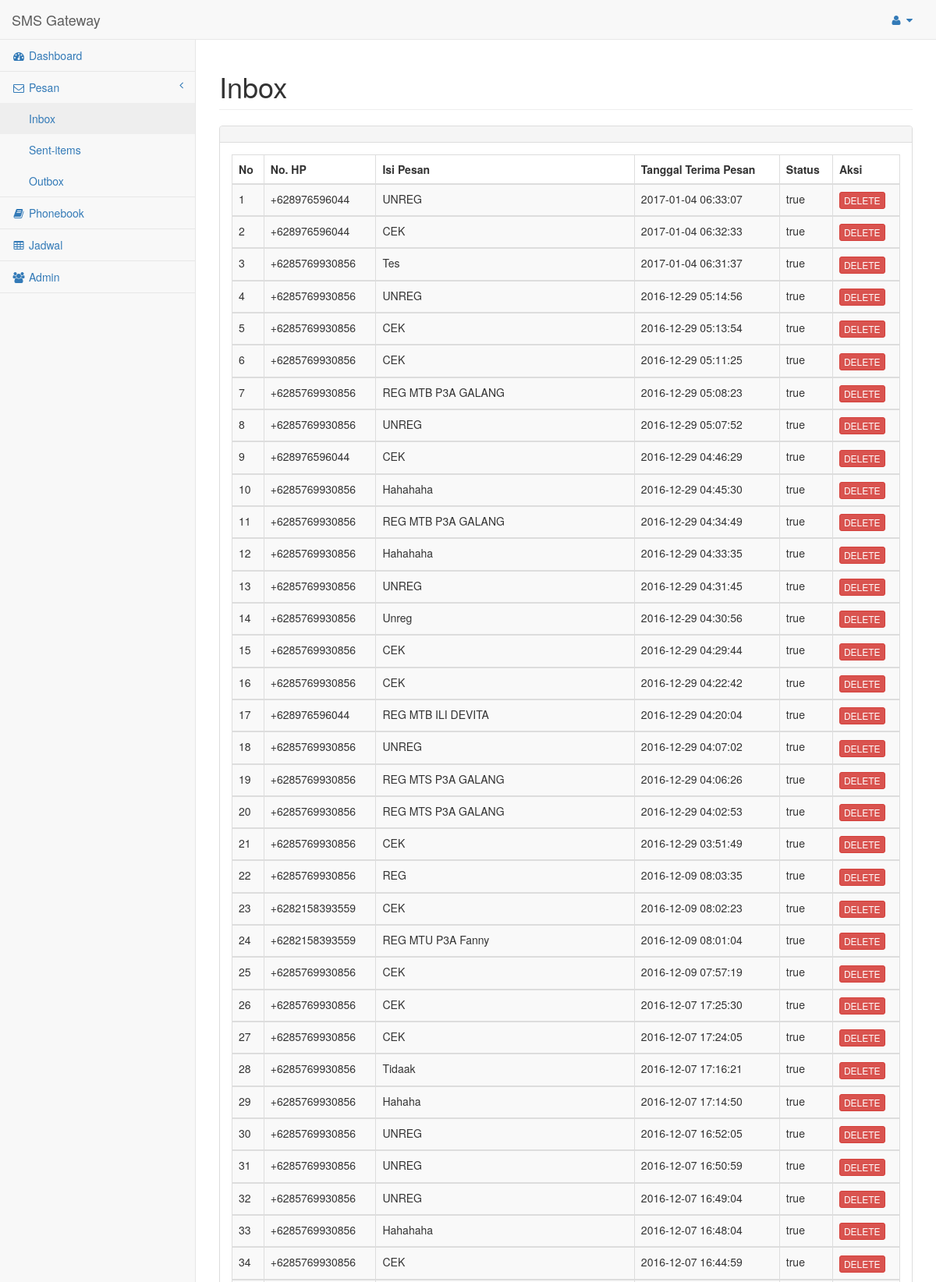
The app's page /WEB/smsgateway/pages/inbox.php (signed in, upper part) with its own data.
### tables this page shows
CREATE TABLE IF NOT EXISTS `inbox` (
  `UpdatedInDB` timestamp NOT NULL DEFAULT CURRENT_TIMESTAMP ON UPDATE CURRENT_TIMESTAMP,
  `ReceivingDateTime` timestamp NOT NULL DEFAULT '0000-00-00 00:00:00',
  `Text` text NOT NULL,
  `SenderNumber` varchar(20) NOT NULL DEFAULT '',
  `Coding` enum('Default_No_Compression','Unicode_No_Compression','8bit','Default_Compression','Unicode_Compression') NOT NULL DEFAULT 'Default_No_Compression',
  `UDH` text NOT NULL,
  `SMSCNumber` varchar(20) NOT NULL DEFAULT '',
  `Class` int(11) NOT NULL DEFAULT '-1',
  `TextDecoded` text NOT NULL,
  `ID` int(10) unsigned NOT NULL,
  `RecipientID` text NOT NULL,
  `Processed` enum('false','true') NOT NULL DEFAULT 'false'
);

### WEB/smsgateway/pages/inbox.php (the view, shortened to what this page needs)
<!DOCTYPE html>
<html lang="en">
<head>
    <link href="../vendor/bootstrap/css/bootstrap.min.css" rel="stylesheet">
    <link href="../vendor/metisMenu/metisMenu.min.css" rel="stylesheet">
    <link href="../vendor/datatables-plugins/dataTables.bootstrap.css" rel="stylesheet">
    <link href="../vendor/datatables-responsive/dataTables.responsive.css" rel="stylesheet">
    <link href="../dist/css/sb-admin-2.css" rel="stylesheet">
    <link href="../vendor/font-awesome/css/font-awesome.min.css" rel="stylesheet" type="text/css">
<?php
$kdb = koneksidatabase();
$a = @$_GET["a"];
?>
</head>
<body>
    <div id="wrapper">
        <nav class="navbar navbar-default navbar-static-top" role="navigation" style="margin-bottom: 0">
            <?php
			include 'includes/navigasi.php';
			?>
        </nav>
        <div id="page-wrapper">
            <div class="row">
                <div class="col-lg-12">
                    <h1 class="page-header">Inbox</h1>
                </div>
            </div>
            <div class="row">
                <div class="col-lg-12">
                    <div class="panel panel-default">
					<?php
						switch ($a) {
							default : curd_read(); break;
						}
							function curd_read()
							{
								$hasil = sql_select();
								$i=1;
					?>
                        <div class="panel-heading">
                        </div>
                        <div class="panel-body">
                            <div class="table-responsive">
                                <table class="table table-striped table-bordered table-hover">
                                    <thead>
                                        <tr>
											<th>No</th>
											<th>No. HP</th>
											<th>Isi Pesan</th>
											<th>Tanggal Terima Pesan</th>
											<th>Status</th>
											<th>Aksi</th>
										</tr>
                                    </thead>
									<?php
										while ($row = mysqli_fetch_array($hasil))
										{
									?>
                                    <tbody>
										<tr>
											<td><?php echo $i; ?></td>
											<td><?php echo $row['SenderNumber']; ?></td>
											<td><?php echo $row['TextDecoded']; ?></td>
											<td><?php echo $row['ReceivingDateTime']; ?></td>
											<td><?php echo $row['Processed']; ?></td>
											<td>
											<a href="inbox.php?a=hapus&id=<?php echo $row['ID'] ?>" class="btn btn-danger btn-xs">DELETE</a>
											</td>
										</tr>
									</tbody>
									<?php
									$i++;
									}
									?>
                                </table>
                            </div>
                        </div>
						<?php
								}
								?>
                    </div>
                </div>
            </div>
        </div>
    </div>
<?php
		function koneksidatabase()
			{
			include('./includes/koneksi.php');
			return $kdb;
			}
		function sql_select()
			{
			global $kdb;
			$sql = " select ID,SenderNumber, TextDecoded, ReceivingDateTime,Processed from inbox Order By ReceivingDateTime DESC;";
			$hasil = mysqli_query($kdb, $sql);
			return $hasil;
			}
?>
</body>
</html>

### records on screen
inbox: SenderNumber "+628976596044", TextDecoded "UNREG", ReceivingDateTime "2017-01-04 06:33:07", Processed "true"
inbox: SenderNumber "+628976596044", TextDecoded "CEK", ReceivingDateTime "2017-01-04 06:32:33", Processed "true"
inbox: SenderNumber "+6285769930856", TextDecoded "Tes", ReceivingDateTime "2017-01-04 06:31:37", Processed "true"
inbox: SenderNumber "+6285769930856", TextDecoded "UNREG", ReceivingDateTime "2016-12-29 05:14:56", Processed "true"
inbox: SenderNumber "+6285769930856", TextDecoded "CEK", ReceivingDateTime "2016-12-29 05:13:54", Processed "true"
inbox: SenderNumber "+6285769930856", TextDecoded "CEK", ReceivingDateTime "2016-12-29 05:11:25", Processed "true"
inbox: SenderNumber "+6285769930856", TextDecoded "REG MTB P3A GALANG", ReceivingDateTime "2016-12-29 05:08:23", Processed "true"
inbox: SenderNumber "+6285769930856", TextDecoded "UNREG", ReceivingDateTime "2016-12-29 05:07:52", Processed "true"
inbox: SenderNumber "+628976596044", TextDecoded "CEK", ReceivingDateTime "2016-12-29 04:46:29", Processed "true"
inbox: SenderNumber "+6285769930856", TextDecoded "Hahahaha", ReceivingDateTime "2016-12-29 04:45:30", Processed "true"
inbox: SenderNumber "+6285769930856", TextDecoded "REG MTB P3A GALANG", ReceivingDateTime "2016-12-29 04:34:49", Processed "true"
inbox: SenderNumber "+6285769930856", TextDecoded "Hahahaha", ReceivingDateTime "2016-12-29 04:33:35", Processed "true"
inbox: SenderNumber "+6285769930856", TextDecoded "UNREG", ReceivingDateTime "2016-12-29 04:31:45", Processed "true"
inbox: SenderNumber "+6285769930856", TextDecoded "Unreg", ReceivingDateTime "2016-12-29 04:30:56", Processed "true"
inbox: SenderNumber "+6285769930856", TextDecoded "CEK", ReceivingDateTime "2016-12-29 04:29:44", Processed "true"
inbox: SenderNumber "+6285769930856", TextDecoded "CEK", ReceivingDateTime "2016-12-29 04:22:42", Processed "true"
inbox: SenderNumber "+628976596044", TextDecoded "REG MTB ILI DEVITA", ReceivingDateTime "2016-12-29 04:20:04", Processed "true"
inbox: SenderNumber "+6285769930856", TextDecoded "UNREG", ReceivingDateTime "2016-12-29 04:07:02", Processed "true"
inbox: SenderNumber "+6285769930856", TextDecoded "REG MTS P3A GALANG", ReceivingDateTime "2016-12-29 04:06:26", Processed "true"
inbox: SenderNumber "+6285769930856", TextDecoded "REG MTS P3A GALANG", ReceivingDateTime "2016-12-29 04:02:53", Processed "true"
inbox: SenderNumber "+6285769930856", TextDecoded "CEK", ReceivingDateTime "2016-12-29 03:51:49", Processed "true"
inbox: SenderNumber "+6285769930856", TextDecoded "REG", ReceivingDateTime "2016-12-09 08:03:35", Processed "true"
inbox: SenderNumber "+6282158393559", TextDecoded "CEK", ReceivingDateTime "2016-12-09 08:02:23", Processed "true"
inbox: SenderNumber "+6282158393559", TextDecoded "REG MTU P3A Fanny", ReceivingDateTime "2016-12-09 08:01:04", Processed "true"
inbox: SenderNumber "+6285769930856", TextDecoded "CEK", ReceivingDateTime "2016-12-09 07:57:19", Processed "true"
inbox: SenderNumber "+6285769930856", TextDecoded "CEK", ReceivingDateTime "2016-12-07 17:25:30", Processed "true"
inbox: SenderNumber "+6285769930856", TextDecoded "CEK", ReceivingDateTime "2016-12-07 17:24:05", Processed "true"
inbox: SenderNumber "+6285769930856", TextDecoded "Tidaak", ReceivingDateTime "2016-12-07 17:16:21", Processed "true"
inbox: SenderNumber "+6285769930856", TextDecoded "Hahaha", ReceivingDateTime "2016-12-07 17:14:50", Processed "true"
inbox: SenderNumber "+6285769930856", TextDecoded "UNREG", ReceivingDateTime "2016-12-07 16:52:05", Processed "true"
inbox: SenderNumber "+6285769930856", TextDecoded "UNREG", ReceivingDateTime "2016-12-07 16:50:59", Processed "true"
inbox: SenderNumber "+6285769930856", TextDecoded "UNREG", ReceivingDateTime "2016-12-07 16:49:04", Processed "true"
inbox: SenderNumber "+6285769930856", TextDecoded "Hahahaha", ReceivingDateTime "2016-12-07 16:48:04", Processed "true"
inbox: SenderNumber "+6285769930856", TextDecoded "CEK", ReceivingDateTime "2016-12-07 16:44:59", Processed "true"
